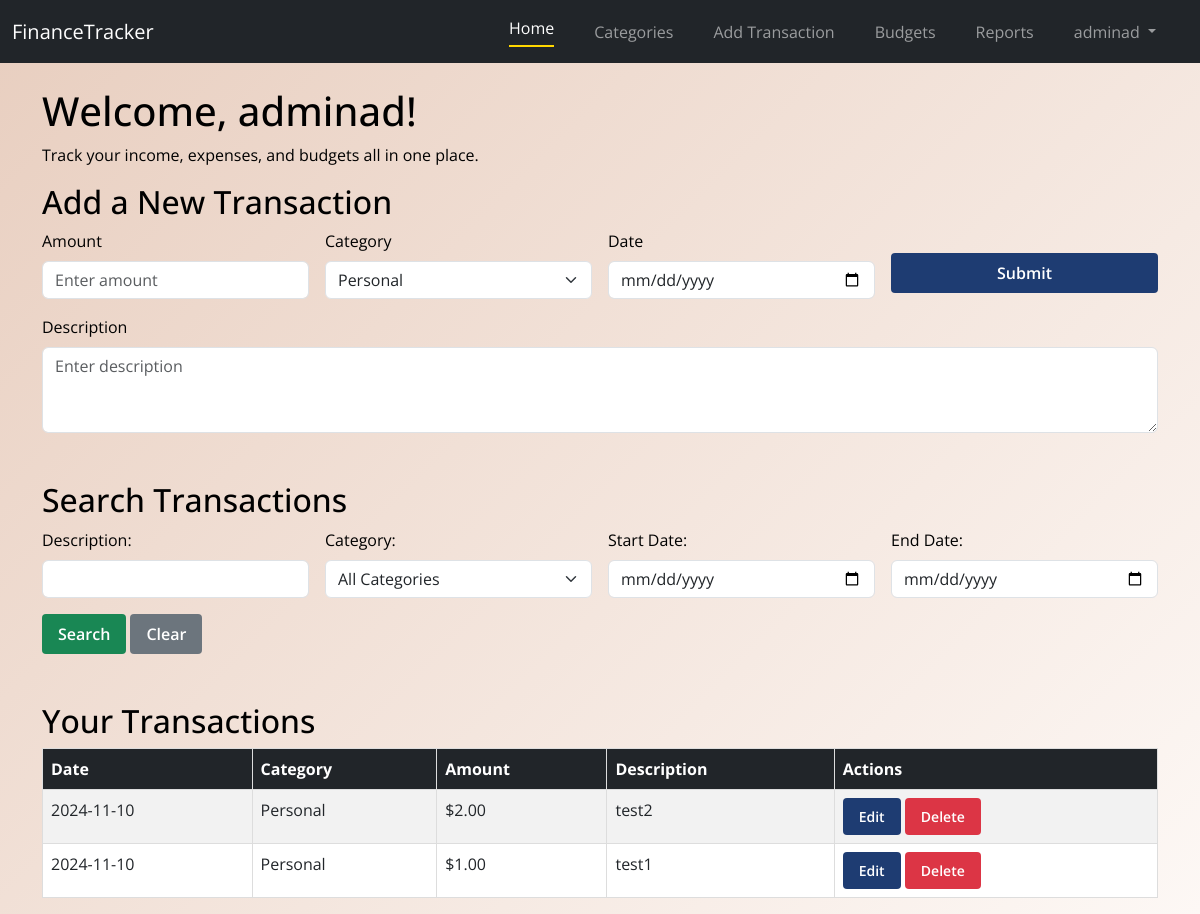
Before: /index (signed in) with the older database file.
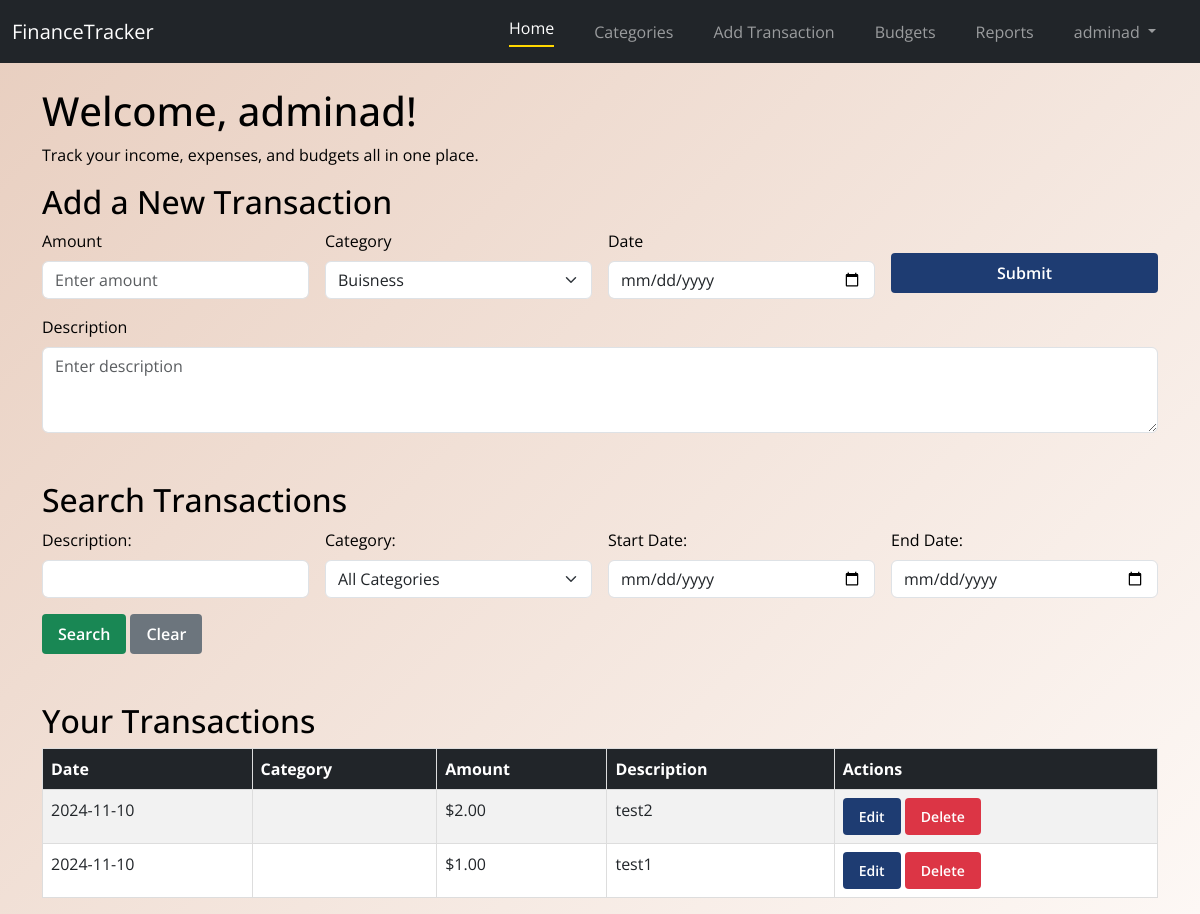
After: the same page with the newer database file.
### app/models.py (models this page shows, shortened)
class User(UserMixin, db.Model):
    id = db.Column(db.Integer, primary_key=True)
    username = db.Column(db.String(64), index=True, unique=True, nullable=False)
    email = db.Column(db.String(120), index=True, unique=True, nullable=False)
    password_hash = db.Column(db.String(128))
    transactions = db.relationship('Transaction', backref='user', lazy='dynamic')
    categories = db.relationship('Category', backref='user', lazy='dynamic')

class Transaction(db.Model):
    id = db.Column(db.Integer, primary_key=True)
    amount = db.Column(db.Float, nullable=False)
    date = db.Column(db.DateTime, index=True, nullable=False)
    description = db.Column(db.String(200))
    user_id = db.Column(db.Integer, db.ForeignKey('user.id'), nullable=False)
    category_id = db.Column(db.Integer, db.ForeignKey('category.id'))
    category = db.relationship('Category', back_populates='transactions', lazy=True)

class Category(db.Model):
    id = db.Column(db.Integer, primary_key=True)
    name = db.Column(db.String(64), nullable=False)
    user_id = db.Column(db.Integer, db.ForeignKey('user.id'), nullable=False)
    transactions = db.relationship('Transaction', back_populates='category', lazy='dynamic')

### app/routes.py (the view, shortened to what this page needs)
@app.route('/', methods=['GET', 'POST'])
@app.route('/index', methods=['GET', 'POST'])
@login_required
def index():
    form = TransactionForm()
    form.category.choices = [(c.id, c.name) for c in Category.query.filter_by(user_id=current_user.id).all()]
    search_description = request.args.get('description', '', type=str)
    search_category = request.args.get('category', 0, type=int)
    search_start_date = request.args.get('start_date', '', type=str)
    search_end_date = request.args.get('end_date', '', type=str)
    page = request.args.get(get_page_parameter(), type=int, default=1)
    per_page = 10
    transactions_query = Transaction.query.filter_by(user_id=current_user.id)
    if search_description:
        transactions_query = transactions_query.filter(Transaction.description.ilike(f"%{search_description}%"))
    if search_category:
        transactions_query = transactions_query.filter_by(category_id=search_category)
    if search_start_date:
        transactions_query = transactions_query.filter(Transaction.date >= search_start_date)
    if search_end_date:
        transactions_query = transactions_query.filter(Transaction.date <= search_end_date)
    transactions_query = transactions_query.order_by(Transaction.date.desc())
    total = transactions_query.count()
    transactions = transactions_query.paginate(page=page, per_page=per_page, error_out=False).items
    pagination = Pagination(page=page, total=total, per_page=per_page, css_framework='bootstrap5')
    categories = Category.query.filter_by(user_id=current_user.id).all()
    return render_template(
        'index.html',
        title='Home',
        transactions=transactions,
        categories=categories,
        search_description=search_description,
        search_category=search_category,
        search_start_date=search_start_date,
        search_end_date=search_end_date,
        pagination=pagination,
        form=form
    )

### app/forms.py
class TransactionForm(FlaskForm):
    amount = FloatField('Amount', validators=[DataRequired()])
    category = SelectField('Category', coerce=int, validators=[DataRequired()])
    date = DateField('Date', validators=[DataRequired()], format='%Y-%m-%d')
    description = TextAreaField('Description', validators=[Length(max=200)])
    submit = SubmitField('Submit')

### app/__init__.py (called while the page is built)
@login.user_loader
def load_user(user_id):
    return User.query.get(int(user_id))

### templates/index.html (shortened to what this page needs)
{% extends 'base.html' %}
{% block content %}
<h1>Welcome, {{ current_user.username }}!</h1>
<p>Track your income, expenses, and budgets all in one place.</p>
<h2>Add a New Transaction</h2>
<form method="post" class="row g-3">
    <div class="col-md-3">
        {{ form.amount.label(class="form-label") }}
        {{ form.amount(class="form-control", placeholder="Enter amount") }}
    </div>
    <div class="col-md-3">
        {{ form.category.label(class="form-label") }}
        {{ form.category(class="form-select") }}
    </div>
    <div class="col-md-3">
        {{ form.date.label(class="form-label") }}
        {{ form.date(class="form-control") }}
    </div>
    <div class="col-md-3">
        {{ form.submit(class="btn btn-primary mt-4") }}
    </div>
    <div class="col-12">
        {{ form.description.label(class="form-label") }}
        {{ form.description(class="form-control", rows="3", placeholder="Enter description") }}
    </div>
</form>
<h2 class="mt-5">Search Transactions</h2>
<form method="get" action="{{ url_for('index') }}" class="row g-3">
    <div class="col-md-3">
        <label for="description" class="form-label">Description:</label>
        <input type="text" name="description" id="description" class="form-control" value="{{ search_description }}">
    </div>
    <div class="col-md-3">
        <label for="category" class="form-label">Category:</label>
        <select name="category" id="category" class="form-select">
            <option value="0">All Categories</option>
        </select>
    </div>
    <div class="col-md-3">
        <label for="start_date" class="form-label">Start Date:</label>
        <input type="date" name="start_date" id="start_date" class="form-control" value="{{ search_start_date }}">
    </div>
    <div class="col-md-3">
        <label for="end_date" class="form-label">End Date:</label>
        <input type="date" name="end_date" id="end_date" class="form-control" value="{{ search_end_date }}">
    </div>
    <div class="col-12">
        <button type="submit" class="btn btn-success">Search</button>
        <a href="{{ url_for('index') }}" class="btn btn-secondary">Clear</a>
    </div>
</form>
<h2 class="mt-5">Your Transactions</h2>
{% if transactions %}
    <div class="table-responsive">
        <table class="table table-striped table-hover">
            <thead class="table-dark">
                <tr>
                    <th>Date</th>
                    <th>Category</th>
                    <th>Amount</th>
                    <th>Description</th>
                    <th>Actions</th>
                </tr>
            </thead>
            <tbody>
                {% for transaction in transactions %}
                <tr>
                    <td>{{ transaction.date.strftime('%Y-%m-%d') }}</td>
                    <td>{{ transaction.category.name }}</td>
                    <td>${{ "%.2f"|format(transaction.amount) }}</td>
                    <td>{{ transaction.description }}</td>
                    <td>
                        <a href="{{ url_for('edit_transaction', transaction_id=transaction.id) }}" class="btn btn-sm btn-primary">Edit</a>
                        <form action="{{ url_for('delete_transaction', transaction_id=transaction.id) }}" method="post" style="display:inline;">
                            <button type="submit" class="btn btn-sm btn-danger" onclick="return confirm('Are you sure you want to delete this transaction?');">Delete</button>
                        </form>
                    </td>
                </tr>
                {% endfor %}
            </tbody>
        </table>
    </div>
{% else %}
    <p>No transactions available.</p>
{% endif %}
{% endblock %}

### templates/base.html (shortened to what this page needs)
<!DOCTYPE html>
<html lang="en">
    <head>
        <link href="https://cdn.jsdelivr.net/npm/bootstrap@5.3.0/dist/css/bootstrap.min.css" rel="stylesheet">
        <link rel="stylesheet" href="{{ url_for('static', filename='css/styles.css') }}">
    </head>
<body>
    <nav class="navbar navbar-expand-lg navbar-dark bg-dark">
        <div class="container-fluid">
            <a class="navbar-brand" href="{{ url_for('index') }}">FinanceTracker</a>
            <div class="collapse navbar-collapse" id="navbarNav">
                <ul class="navbar-nav ms-auto">
                    {% if current_user.is_authenticated %}
                        <li class="nav-item">
                            <a class="nav-link {% if request.endpoint == 'index' %}active{% endif %}" href="{{ url_for('index') }}">Home</a>
                        </li>
                        <li class="nav-item">
                            <a class="nav-link {% if request.endpoint == 'categories' %}active{% endif %}" href="{{ url_for('categories') }}">Categories</a>
                        </li>
                        <li class="nav-item">
                            <a class="nav-link {% if request.endpoint == 'add_transaction' %}active{% endif %}" href="{{ url_for('add_transaction') }}">Add Transaction</a>
                        </li>
                        <li class="nav-item">
                            <a class="nav-link {% if request.endpoint == 'view_budgets' %}active{% endif %}" href="{{ url_for('view_budgets') }}">Budgets</a>
                        </li>
                        <li class="nav-item">
                            <a class="nav-link {% if request.endpoint == 'reports' %}active{% endif %}" href="{{ url_for('reports') }}">Reports</a>
                        </li>
                        <li class="nav-item dropdown">
                            <a class="nav-link dropdown-toggle {% if request.endpoint in ['profile', 'change_password'] %}active{% endif %}" href="#" id="navbarDropdown" role="button" data-bs-toggle="dropdown" aria-expanded="false">
                                {{ current_user.username }}
                            </a>
                        </li>
                    {% endif %}
                </ul>
            </div>
        </div>
    </nav>
    <div class="container mt-4">
        {% block content %}{% endblock %}
    </div>
</body>
</html>

### static/css/styles.css (style rules this page uses)
body { font-family: 'Open Sans', sans-serif; margin: 0; padding: 0; background: linear-gradient(135deg, #E8CEBF 0%, #FDF8F5 100%); background-repeat: no-repeat; background-attachment: fixed; color: black; }
nav ul { list-style-type: none; margin: 0; padding: 0; display: flex; align-items: center; }
nav ul li { margin-right: 1.5rem; }
nav ul li a { color: #fff; text-decoration: none; font-weight: 600; position: relative; transition: color 0.3s ease; }
nav ul li a.active::after { content: ''; display: block; width: 100%; height: 2px; background-color: #ffd700; margin-top: 5px; }
table { width: 100%; border-collapse: collapse; margin-bottom: 1.5rem; font-size: 1rem; }
table, th, td { border: 1px solid #ddd; }
th, td { padding: 0.75rem; text-align: left; }
th { background-color: #f9fafb; color: #1e3c72; font-weight: 700; }
tr:nth-child(even) { background-color: #f2f2f2; }
button, .btn { padding: 0.5rem 1rem; border: none; border-radius: 4px; cursor: pointer; font-weight: 600; transition: background-color 0.3s ease, transform 0.2s ease; }
button.primary, .btn-primary { background-color: #1e3c72; color: #fff; }
button.secondary, .btn-secondary { background-color: #6c757d; color: #fff; }
input, select, textarea { width: 100%; padding: 0.5rem; border: 1px solid #ccc; border-radius: 4px; transition: border-color 0.3s ease; font-size: 1rem; }

Changed rows visible on the page:
changed Transaction "test2": category.name "Personal" → (not shown)
changed Transaction "test1": category.name "Personal" → (not shown)
Other visible differences:
form field category: "Personal" → "Buisness"
